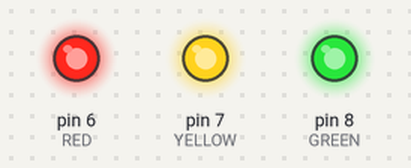
This sketch was run on a simulated Arduino Uno, built with avr-gcc and run on an emulated ATmega328P. Shown: output pins drawn as LEDs (lit = HIGH).

Above: at 0.1 s.
Timing chart, 0 to 1.6 s (numbered marks = the images above):
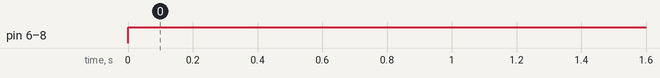

Measured:
- by itself, pin 6 (RED), pin 7 (YELLOW), pin 8 (GREEN): LOW → HIGH at 0.00 s

The sketch:

_0lightsUP.ino
```cpp
#define RED     6
#define YELLOW  7
#define GREEN   8


void setup(){
  pinMode(RED, OUTPUT);
  pinMode(YELLOW, OUTPUT);
  pinMode(GREEN, OUTPUT);

}

void loop(){
  digitalWrite(RED, HIGH);
  digitalWrite(YELLOW, HIGH);
  digitalWrite(GREEN, HIGH);

}
```
